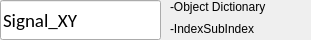
          <widget class="QWidget" name="pc_WidgetName" native="true">
           <property name="minimumSize">
            <size>
             <width>311</width>
             <height>40</height>
            </size>
           </property>
           <property name="maximumSize">
            <size>
             <width>16777215</width>
             <height>40</height>
            </size>
           </property>
           <layout class="QHBoxLayout" name="horizontalLayout_2" stretch="1,0">
            <property name="spacing">
             <number>9</number>
            </property>
            <property name="leftMargin">
             <number>0</number>
            </property>
            <property name="topMargin">
             <number>0</number>
            </property>
            <property name="rightMargin">
             <number>0</number>
            </property>
            <property name="bottomMargin">
             <number>0</number>
            </property>
            <item>
             <widget class="stw::opensyde_gui_elements::C_OgeLeToolTipBase" name="pc_LineEditName">
              <property name="styleRole" stdset="0">
               <string>le-properties-name</string>
              </property>
              <property name="minimumSize">
               <size>
                <width>0</width>
                <height>40</height>
               </size>
              </property>
              <property name="maximumSize">
               <size>
                <width>16777215</width>
                <height>40</height>
               </size>
              </property>
              <property name="font">
               <font>
                <family>Calibri</family>
                <pointsize>14</pointsize>
               </font>
              </property>
              <property name="text">
               <string>Signal_XY</string>
              </property>
              <property name="placeholderText">
               <string/>
              </property>
             </widget>
            </item>
            <item>
             <widget class="QWidget" name="pc_WidgetObjectDict" native="true">
              <property name="minimumSize">
               <size>
                <width>141</width>
                <height>40</height>
               </size>
              </property>
              <property name="maximumSize">
               <size>
                <width>141</width>
                <height>40</height>
               </size>
              </property>
              <layout class="QVBoxLayout" name="verticalLayout_2">
               <property name="spacing">
                <number>5</number>
               </property>
               <property name="leftMargin">
                <number>0</number>
               </property>
               <property name="topMargin">
                <number>0</number>
               </property>
               <property name="rightMargin">
                <number>0</number>
               </property>
               <property name="bottomMargin">
                <number>1</number>
               </property>
               <item>
                <widget class="stw::opensyde_gui_elements::C_OgeLabGenericNoPaddingNoMargins" name="pc_LabelObjectDictTitle">
                 <property name="maximumSize">
                  <size>
                   <width>16777215</width>
                   <height>15</height>
                  </size>
                 </property>
                 <property name="text">
                  <string>-Object Dictionary</string>
                 </property>
                </widget>
               </item>
               <item>
                <layout class="QHBoxLayout" name="horizontalLayout_3" stretch="0,1">
                 <property name="spacing">
                  <number>0</number>
                 </property>
                 <item>
                  <widget class="stw::opensyde_gui_elements::C_OgeLabGenericWithContextMenu" name="pc_LabelObjectDictValue">
                   <property name="maximumSize">
                    <size>
                     <width>130</width>
                     <height>16777215</height>
                    </size>
                   </property>
                   <property name="text">
                    <string>-IndexSubIndex</string>
                   </property>
                   <property name="textInteractionFlags">
                    <set>Qt::LinksAccessibleByMouse|Qt::TextSelectableByMouse</set>
                   </property>
                  </widget>
                 </item>
                 <item>
                  <spacer name="horizontalSpacer_4">
                   <property name="orientation">
                    <enum>Qt::Horizontal</enum>
                   </property>
                   <property name="sizeHint" stdset="0">
                    <size>
                     <width>0</width>
                     <height>20</height>
                    </size>
                   </property>
                  </spacer>
                 </item>
                </layout>
               </item>
              </layout>
             </widget>
            </item>
           </layout>
          </widget>
